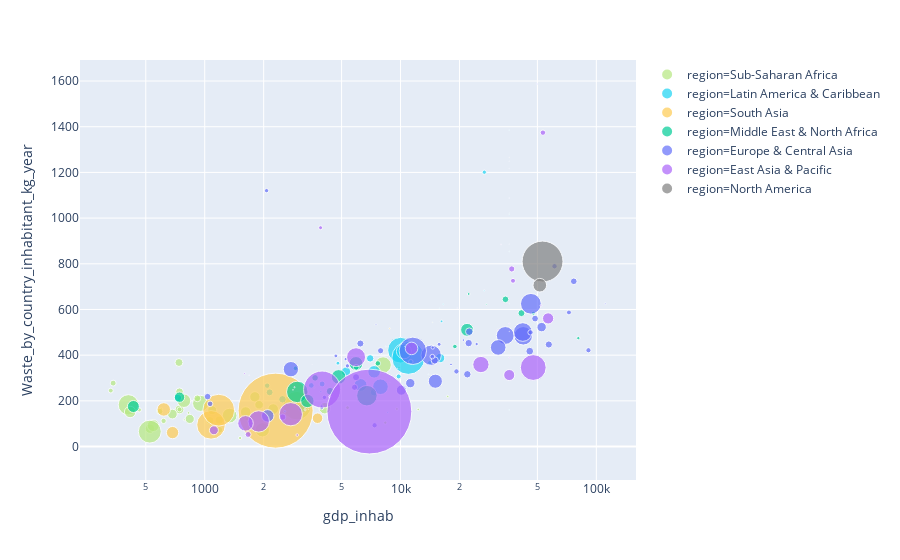

This figure's notebook cell:
### Code cell
fig = px.scatter(countries_df_geo.sort_values(by='NumIncome',ascending=True), x="gdp_inhab", y="Waste_by_country_inhabitant_kg_year", size="population", color="region",
           hover_name="name", log_x=True,size_max=60,color_discrete_map={
                "Europe & Central Asia": "#636EFA",
                "Sub-Saharan Africa ": "#B6E880",
                "Middle East & North Africa": "#00CC96",
                "East Asia & Pacific": "#AB63FA",
                "South Asia": "#FECB52",
                'Latin America & Caribbean ':'#19D3F3',
             'North America':'grey'
             })
fig.show()
fig.write_html("waste_function_gdp_region.html")

### Figure 1 — Plotly figure (JSON) as saved in the notebook; plotly's stock layout.template omitted (floating-point values rounded to 4 significant figures)
{"data": [{"hoverlabel": {"namelength": 0}, "hovertemplate": "<b>%{hovertext}</b><br><br>region=Sub-Saharan Africa <br>gdp_inhab=%{x}<br>Waste_by_country_inhabitant_kg_year=%{y}<br>population=%{marker.size}", "hovertext": ["Sierra Leone", "Somalia", "Uganda", "Zimbabwe", "Chad", "Rwanda", "Tanzania", "Mali", "South Sudan", "Guinea-Bissau", "Malawi", "Burkina Faso", "Comoros", "Congo, Dem. Rep.", "Niger", "Burundi", "Benin", "Madagascar", "Gambia, The", "Togo", "Mozambique", "Guinea", "Central African Republic", "Eritrea", "Ethiopia", "Liberia", "Senegal", "Eswatini", "Cote d'Ivoire", "Zambia", "Lesotho", "Congo, Rep.", "Mauritania", "Ghana", "Nigeria", "Sao Tome and Principe", "Cameroon", "Kenya", "Angola", "Cabo Verde", "Sudan", "Equatorial Guinea", "Namibia", "Mauritius", "Gabon", "Botswana", "South Africa", "Seychelles"], "legendgroup": "region=Sub-Saharan Africa ", "marker": {"color": "#B6E880", "size": [5439695, 14317996, 35093648, 12500525, 11887202, 11917508, 49082997, 16006670, 11177490, 1770526, 16577147, 18110624, 777424, 78736153, 8842415, 6741569, 5521763, 24894551, 1311349, 7228915, 27212382, 8132552, 4515392, 4474690, 99873033, 3512932, 15411614, 1343098, 20401331, 14264756, 1965662, 2648507, 3506288, 21542009, 154402181, 191266, 21655715, 41350152, 25096150, 513979, 38647803, 1221490, 1559983, 1263473, 1086137, 2014866, 51730000.0, 88303], "sizemode": "area", "sizeref": 380900.0, "symbol": "circle"}, "mode": "markers", "name": "region=Sub-Saharan Africa ", "showlegend": true, "type": "scatter", "x": [616.8, 743.6, 783.1, 1185.0, 1064.0, 738.8, 953.0, 838.5, 743.6, 600.1, 525.4, 683.6, 786.4, 407.6, 916.8, 340.8, 1648.0, 416, 826.9, 590.0, 545.6, 1189.0, 331.4, 743.6, 524.1, 463.2, 1092.0, 3906.0, 1804.0, 1895.0, 1516.0, 5364.0, 1590.0, 2237.0, 2958.0, 1343.0, 1619.0, 1340, 4106.0, 3619.0, 1970.0, 12320.0, 9584.0, 9822.0, 17410.0, 8360.0, 8143.0, 14580.0], "xaxis": "x", "y": [112.2, 162.5, 200.8, 116.0, 114.3, 367.9, 189.0, 121.0, 239.8, 163.5, 78.29, 142.2, 117.1, 182.7, 211.0, 277.7, 124.2, 151.4, 147.5, 153.4, 91.87, 73.4, 244.9, 162.5, 65.41, 160.7, 159.2, 162.5, 217.7, 182.8, 37.37, 170.4, 129.5, 164.2, 178.8, 133.8, 151.0, 135.3, 167.9, 257.9, 73.26, 162.5, 164.6, 346.7, 219.2, 104.7, 356.8, 543.6], "yaxis": "y"}, {"hoverlabel": {"namelength": 0}, "hovertemplate": "<b>%{hovertext}</b><br><br>region=Latin America & Caribbean <br>gdp_inhab=%{x}<br>Waste_by_country_inhabitant_kg_year=%{y}<br>population=%{marker.size}", "hovertext": ["Haiti", "Bolivia", "Honduras", "Nicaragua", "El Salvador", "St. Lucia", "Belize", "Costa Rica", "Dominica", "Guyana", "Jamaica", "St. Vincent and the Grenadines", "Suriname", "Grenada", "Peru", "Mexico", "Dominican Republic", "Cuba", "Guatemala", "Ecuador", "Venezuela, RB", "Colombia", "Brazil", "Paraguay", "St. Kitts and Nevis", "Barbados", "British Virgin Islands", "Curacao", "St. Martin (French part)", "Virgin Islands (U.S.)", "Cayman Islands", "Antigua and Barbuda", "Uruguay", "Puerto Rico", "Panama", "Argentina", "Bahamas, The", "Trinidad and Tobago", "Chile", "Aruba"], "legendgroup": "region=Latin America & Caribbean ", "marker": {"color": "#19D3F3", "size": [10847334, 10724705, 9112867, 5737723, 6164626, 177206, 359288, 4757575, 72400, 746556, 2881355, 109455, 526103, 105481, 30973354, 125890949, 10528394, 11303687, 16252429, 16144368, 29893080, 46406646, 205962108, 6639119, 54288, 280601, 20645, 153822, 30959, 105784, 59172, 96777, 3431552, 3473181, 3969249, 42981515, 386838, 1328100, 16829442, 103187], "sizemode": "area", "sizeref": 380900.0, "symbol": "circle"}, "mode": "markers", "name": "region=Latin America & Caribbean ", "showlegend": true, "type": "scatter", "x": [729.4, 2495.0, 2145.0, 2084.0, 3502.0, 8407.0, 4461.0, 9785.0, 6989.0, 3919.0, 4790.0, 6663.0, 8606.0, 8827.0, 6252.0, 10000.0, 6997.0, 7332.0, 3164.0, 5268.0, 7332.0, 7897.0, 10960.0, 3977.0, 15810.0, 16530.0, 35900.0, 35900.0, 35900.0, 35900.0, 35900.0, 13890.0, 14090.0, 26780.0, 11280.0, 10410.0, 26740.0, 16200.0, 15920.0, 35900.0], "xaxis": "x", "y": [212.9, 206.9, 237.2, 266.4, 267.5, 438, 282.2, 306.9, 182.0, 240.1, 365, 288.4, 149.4, 280.0, 269.8, 421.8, 386, 238.2, 169.6, 328.1, 327.1, 261.8, 387.9, 273.9, 605.9, 623, 1022, 160.6, 500, 1385.0, 1014.0, 316.0, 367.2, 1201.0, 370.9, 416.7, 682.5, 548.1, 387.2, 854.1], "yaxis": "y"}, {"hoverlabel": {"namelength": 0}, "hovertemplate": "<b>%{hovertext}</b><br><br>region=South Asia<br>gdp_inhab=%{x}<br>Waste_by_country_inhabitant_kg_year=%{y}<br>population=%{marker.size}", "hovertext": ["Afghanistan", "Nepal", "Sri Lanka", "Bangladesh", "Pakistan", "India", "Bhutan", "Maldives"], "legendgroup": "region=South Asia", "marker": {"color": "#FECB52", "size": [34656032, 28982771, 21203000, 155727053, 193203476, 1071477855, 686958, 409163], "sizemode": "area", "sizeref": 380900.0, "symbol": "circle"}, "mode": "markers", "name": "region=South Asia", "showlegend": true, "type": "scatter", "x": [617.9, 685.1, 3769.0, 1077.0, 1179.0, 2302.0, 3253.0, 8799.0], "xaxis": "x", "y": [162.4, 61.04, 124.1, 94.9, 159.2, 157.2, 162.0, 516.9], "yaxis": "y"}, {"hoverlabel": {"namelength": 0}, "hovertemplate": "<b>%{hovertext}</b><br><br>region=Middle East & North Africa<br>gdp_inhab=%{x}<br>Waste_by_country_inhabitant_kg_year=%{y}<br>population=%{marker.size}", "hovertext": ["Syrian Arab Republic", "Yemen, Rep.", "Tunisia", "West Bank and Gaza", "Djibouti", "Egypt, Arab Rep.", "Morocco", "Lebanon", "Iran, Islamic Rep.", "Iraq", "Algeria", "Jordan", "Libya", "Malta", "Kuwait", "United Arab Emirates", "Israel", "Oman", "Saudi Arabia", "Bahrain", "Qatar"], "legendgroup": "region=Middle East & North Africa", "marker": {"color": "#00CC96", "size": [20824893, 27584213, 11143908, 4046901, 746221, 87813257, 34318082, 5603279, 80277428, 36115649, 40606052, 8413464, 6193501, 431874, 2998083, 9269612, 8380100, 3960925, 31557144, 1425171, 2109568], "sizemode": "area", "sizeref": 380900.0, "symbol": "circle"}, "mode": "markers", "name": "region=Middle East & North Africa", "showlegend": true, "type": "scatter", "x": [743.6, 432.4, 4368.0, 2908.0, 2567.0, 2970.0, 3345.0, 7658.0, 6734.0, 5924.0, 4828.0, 3662.0, 5943.0, 27480.0, 47650.0, 41450.0, 34340.0, 18950.0, 21870.0, 22290.0, 80900.0], "xaxis": "x", "y": [216.1, 175.3, 242.3, 342.7, 154.1, 239.1, 199.7, 364.1, 222.8, 363.8, 304.9, 300.7, 346.8, 622.9, 583.7, 584, 644.4, 438, 511, 668.0, 474.5], "yaxis": "y"}, {"hoverlabel": {"namelength": 0}, "hovertemplate": "<b>%{hovertext}</b><br><br>region=Europe & Central Asia<br>gdp_inhab=%{x}<br>Waste_by_country_inhabitant_kg_year=%{y}<br>population=%{marker.size}", "hovertext": ["Tajikistan", "Kosovo", "Georgia", "Moldova", "Kyrgyz Republic", "Ukraine", "Uzbekistan", "Turkmenistan", "North Macedonia", "Bosnia and Herzegovina", "Albania", "Armenia", "Montenegro", "Turkey", "Kazakhstan", "Romania", "Belarus", "Azerbaijan", "Russian Federation", "Serbia", "Bulgaria", "San Marino", "United Kingdom", "Iceland", "Italy", "Monaco", "Gibraltar", "Liechtenstein", "Isle of Man", "Germany", "Channel Islands", "Luxembourg", "Andorra", "Greenland", "France", "Faroe Islands", "Denmark", "Sweden", "Hungary", "Austria", "Croatia", "Portugal", "Switzerland", "Norway", "Ireland", "Slovak Republic", "Lithuania", "Czech Republic", "Slovenia", "Poland", "Finland", "Netherlands", "Cyprus", "Estonia", "Belgium", "Latvia", "Greece", "Spain"], "legendgroup": "region=Europe & Central Asia", "marker": {"color": "#636EFA", "size": [8177809, 1801800, 3717100, 3554108, 5956900, 45004645, 29774500, 5366277, 2081206, 3535961, 2880703, 2906220, 622159, 78271472, 16791425, 19815481, 9489616, 9649341, 143201676, 7095383, 7177991, 33203, 65128861, 330815, 60730582, 37783, 33623, 36545, 80759, 81686611, 164541, 569604, 82431, 56905, 66624068, 48842, 5683483, 9799186, 9843028, 8633169, 4203604, 10401062, 8372098, 5188607, 4586897, 5423801, 2904910, 10546059, 2063531, 37986412, 5479531, 16939923, 1160985, 1315407, 11274196, 1977527, 10892413, 46447697], "sizemode": "area", "sizeref": 380900.0, "symbol": "circle"}, "mode": "markers", "name": "region=Europe & Central Asia", "showlegend": true, "type": "scatter", "x": [1034.0, 3957.0, 4086.0, 2069.0, 1065.0, 2755.0, 2098.0, 7373.0, 5249.0, 5353.0, 4676.0, 3958.0, 7495.0, 14340.0, 11210.0, 10100.0, 6237.0, 5927.0, 11550.0, 5822.0, 7912.0, 52600.0, 42340.0, 49680, 34260.0, 35900.0, 35900.0, 35900.0, 35900.0, 46300.0, 35900.0, 111000.0, 40270.0, 49620.0, 42120.0, 35900.0, 61150.0, 57190.0, 14950.0, 48650.0, 14530.0, 22280.0, 76694, 91120.0, 72460.0, 19300.0, 15740.0, 21940.0, 24480.0, 15060.0, 46120.0, 52550.0, 20940.0, 18100.0, 45690.0, 14600.0, 22450.0, 31530.0], "xaxis": "x", "y": [218.6, 177.1, 215.2, 1120.0, 186.9, 338.7, 134.3, 93.17, 382.8, 353.1, 396.8, 169.6, 533.6, 399.7, 277.5, 247.0, 451.0, 303.7, 419.0, 259.3, 419.5, 517.3, 484.7, 1587.0, 486.1, 1217.0, 504.2, 886.1, 626.0, 624.9, 1087.0, 625, 521.6, 878.7, 501.3, 1249.0, 789.1, 446.7, 377.1, 560.2, 393.5, 452.8, 723.4, 421.5, 587.0, 328.9, 447.5, 316.4, 448.8, 286.0, 499.7, 522.7, 466.0, 359.6, 417.6, 433.4, 502.9, 433.8], "yaxis": "y"}, {"hoverlabel": {"namelength": 0}, "hovertemplate": "<b>%{hovertext}</b><br><br>region=East Asia & Pacific<br>gdp_inhab=%{x}<br>Waste_by_country_inhabitant_kg_year=%{y}<br>population=%{marker.size}", "hovertext": ["Timor-Leste", "Mongolia", "Papua New Guinea", "Lao PDR", "Cambodia", "Kiribati", "Vanuatu", "Vietnam", "Myanmar", "Philippines", "Indonesia", "Micronesia, Fed. Sts.", "Solomon Islands", "Marshall Islands", "Tonga", "Tuvalu", "Samoa", "American Samoa", "Fiji", "China", "Thailand", "Malaysia", "Nauru", "New Caledonia", "Korea, Rep.", "Macao SAR, China", "Northern Mariana Islands", "French Polynesia", "Palau", "Japan", "Guam", "New Zealand", "Hong Kong SAR, China", "Singapore", "Brunei Darussalam", "Australia", "Taiwan, China"], "legendgroup": "region=East Asia & Pacific", "marker": {"color": "#AB63FA", "size": [1268671, 3027398, 7755785, 6663967, 15270790, 114395, 270402, 86932500, 46095462, 103320222, 261115456, 104937, 563513, 52793, 104951, 11097, 187665, 55599, 867086, 1371220000, 68657600, 30228017, 13049, 278000, 50746659, 612167, 54036, 273528, 21503, 127141000, 159973, 4692700, 7305700, 5607283, 423196, 23789338, 23434000], "sizemode": "area", "sizeref": 380900.0, "symbol": "circle"}, "mode": "markers", "name": "region=East Asia & Pacific", "showlegend": true, "type": "scatter", "x": [2968.0, 3906.0, 2500.0, 1666, 1114.0, 1686.0, 2874.0, 1888.0, 1616.0, 2752.0, 3975.0, 2823.0, 1599.0, 3391.0, 3871.0, 3534.0, 3933.0, 9614.0, 4349.0, 6932.0, 5928.0, 11380.0, 9651.0, 35900.0, 25730.0, 52140.0, 19460.0, 35900.0, 10480.0, 47610.0, 32600.0, 37530.0, 36970.0, 53350.0, 31430.0, 56720.0, 35900.0], "xaxis": "x", "y": [50.35, 957.9, 128.9, 52.81, 71.31, 312.3, 259.7, 110.1, 101.5, 141.6, 249.7, 248.1, 319.4, 163.2, 164.2, 359.5, 146, 341.5, 218.4, 153.2, 391.1, 429.5, 474.5, 389.1, 359.0, 617.4, 606.3, 537.4, 438.4, 345.9, 884.5, 725.6, 777.5, 1374.0, 511, 561.0, 313.1], "yaxis": "y"}, {"hoverlabel": {"namelength": 0}, "hovertemplate": "<b>%{hovertext}</b><br><br>region=North America<br>gdp_inhab=%{x}<br>Waste_by_country_inhabitant_kg_year=%{y}<br>population=%{marker.size}", "hovertext": ["United States", "Bermuda", "Canada"], "legendgroup": "region=North America", "marker": {"color": "grey", "size": [318563456, 64798, 35544564], "sizemode": "area", "sizeref": 380900.0, "symbol": "circle"}, "mode": "markers", "name": "region=North America", "showlegend": true, "type": "scatter", "x": [53110.0, 35900.0, 51430.0], "xaxis": "x", "y": [809.9, 1265.0, 706.2], "yaxis": "y"}], "layout": {"legend": {"itemsizing": "constant", "tracegroupgap": 0}, "margin": {"t": 60}, "xaxis": {"anchor": "y", "domain": [0, 1], "title": {"text": "gdp_inhab"}, "type": "log"}, "yaxis": {"anchor": "x", "domain": [0, 1], "title": {"text": "Waste_by_country_inhabitant_kg_year"}}}}
